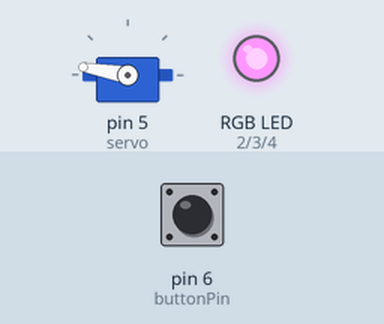
Recording of a sketch running on a simulated Arduino Uno, built with avr-gcc and run on an emulated ATmega328P. Parts: servo, an RGB LED mixed from three pins (HIGH = lit). Inputs (shaded band) come from the test bench; at power-on: pin 6 (buttonPin) LOW.

Above: at 3.3 s.
3.4 s: pin 6 (buttonPin) pulled HIGH for 0.15 s
At 3.57 s:
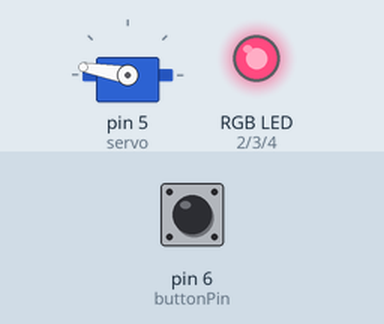
5.1 s: pin 6 (buttonPin) pulled HIGH for 1 s
At 7.4 s:
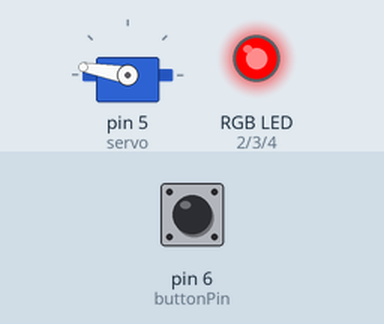
9.1 s: pin 6 (buttonPin) pulled HIGH for 0.15 s
At 10.5 s:
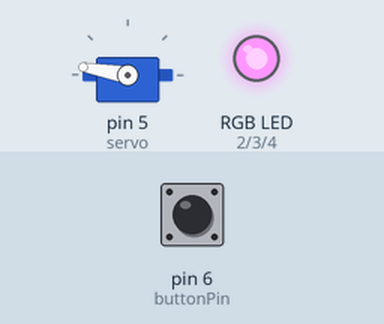
10.8 s: pin 6 (buttonPin) pulled HIGH for 3.2 s
At 12.1 s:
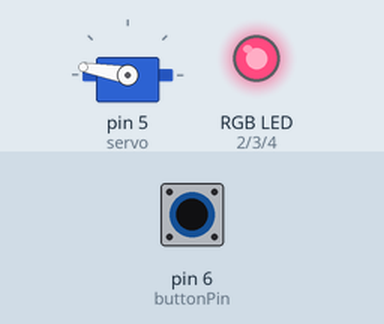
15.5 s: pin 6 (buttonPin) pulled HIGH for 0.15 s
At 16.8 s:
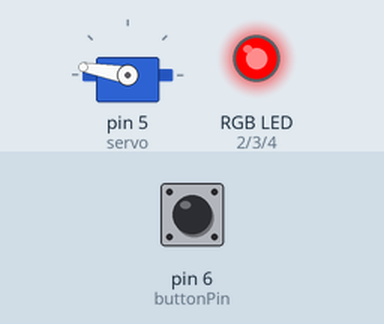
18.6 s: pin 6 (buttonPin) pulsed HIGH 2 times (0.12 s each, 0.3 s apart)
At 20.6 s:
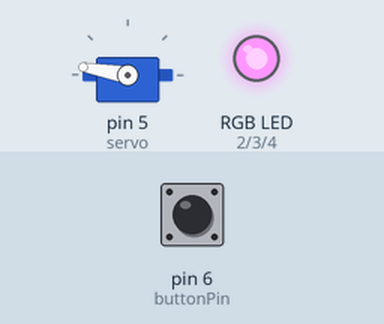
Timing chart, 0 to 22.1 s (numbered marks = the images above; inputs shaded):
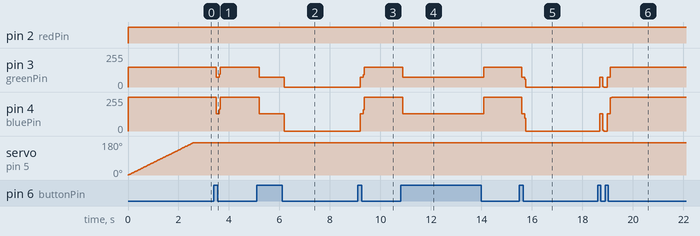

Measured:
- after the input at 3.4 s, pin 3 (greenPin): 150/255 → 74/255 after 0.09 s, → 150/255 0.12 s later; pin 4 (bluePin): 255/255 → 128/255 after 0.09 s, → 255/255 0.12 s later
- after the input at 5.1 s, pin 3 (greenPin): 150/255 → 74/255 after 0.09 s, → 0/255 1.0 s later; pin 4 (bluePin): 255/255 → 128/255 after 0.09 s, → 0/255 1.0 s later
- after the input at 9.1 s, pin 3 (greenPin): 0/255 → 74/255 after 0.09 s, → 150/255 0.12 s later; pin 4 (bluePin): 0/255 → 128/255 after 0.09 s, → 255/255 0.12 s later; servo on pin 5 (servo): stays 170° (without the input it goes to 169° after 1.1 s)
- after the input at 10.8 s, pin 3 (greenPin): 150/255 → 74/255 after 0.09 s, → 150/255 3.2 s later; pin 4 (bluePin): 255/255 → 128/255 after 0.09 s, → 255/255 3.2 s later
- after the input at 15.5 s, pin 3 (greenPin): 150/255 → 74/255 after 0.09 s, → 0/255 0.12 s later; pin 4 (bluePin): 255/255 → 128/255 after 0.09 s, → 0/255 0.12 s later
- after the input at 18.6 s, pin 2 (redPin): stays HIGH (without the input it goes to LOW after 3.7 s); servo on pin 5 (servo): stays 170° (without the input it goes to 169° after 1.1 s)

The sketch:

blue_tomato.ino
```cpp
#include <Servo.h>

// constants - pins
const int redPin = 2;
const int greenPin = 3;
const int bluePin = 4;
const int buttonPin = 6;

// constants - declaring different modes for switch statement
const int swapMode = 1;
const int workMode = 2;
const int breakMode = 3;
const int standbyMode = 4;

// constants - timers
const long workTimer = 4000; // 10 seconds for test
const long swapTimer = 4000; // 2.5 second for test
const long shortBreakTimer = 4000; // 5 seconds for test
const long longBreakTimer = 4000; // 10 seconds for test
unsigned long lastDebounceTime = 0;  // the last time the output pin was toggled
unsigned long debounceDelay = 50;    // the debounce time; increase if the output flickers

// variables
int mode; // stores the current mode
int counter; // counter for checking when it is time for a long break
int pos = 0; // position of servo
int maxPos = 170; // max position of servo
int buttonState;             // the current reading from the input pin
int lastButtonState = LOW;   // the previous reading from the input pin
bool open = false;

Servo servo; // servo variable to attach the servo to a pin

// timestorage
unsigned long previousMillis = 0; // will store last time LED was updated
unsigned long currentMillis; // will store current time

void setup() {
  pinMode(redPin, OUTPUT);
  pinMode(greenPin, OUTPUT);
  pinMode(redPin, OUTPUT);

  pinMode(buttonPin, INPUT);

  servo.attach(5);

  // start in standby mode
  mode = standbyMode;
  counter = 0;
}

void loop() {
  currentMillis = millis();

  // read the state of the switch into a local variable:
  int reading = digitalRead(buttonPin);

  if (reading != lastButtonState) {
    // reset the debouncing timer
    lastDebounceTime = millis();
  }

  if ((millis() - lastDebounceTime) > debounceDelay) {
    // if the button state has changed
    if (reading != buttonState) {
      buttonState = reading;

      // only toggle the mode if the new button state is HIGH
      if (buttonState == HIGH) {
        if(mode == standbyMode){
          mode = swapMode;
          previousMillis = currentMillis;
        }else{
          mode = standbyMode;
        }
      }
    }
  }

  // save the reading.  Next time through the loop,
  // it'll be the lastButtonState
  lastButtonState = reading;

  if (buttonState == HIGH) {
    // reset when starting over
    if(mode == standbyMode){
      open = false;
      mode = swapMode;
      previousMillis = currentMillis;
      counter = 0;
    }else{
      mode = standbyMode;
    }
  }

  switch(mode){
    case standbyMode:
      standby();
      break;
    case swapMode:
      swap();
      break;
    case workMode:
      work();
      break;
    case breakMode:
      break_();
      break;
  }
}

void setColor(int red, int green, int blue)
{
  #ifdef COMMON_ANODE
  red = 255 - red;
  green = 255 - green;
  blue = 255 - blue;
  #endif
  analogWrite(redPin, red);
  analogWrite(greenPin, green);
  analogWrite(bluePin, blue);
}

void standby(){
  setColor(150, 150, 150);

  // open when standing by and position of the servo is not already in the right spot
  if(pos != maxPos){
    for (pos = 0; pos <= maxPos; pos += 1) { // goes from 0 degrees to 170 degrees
      servo.write(pos); // tell servo to go to position in variable 'pos'
      delay(15);
    }
    pos = maxPos;
  }
}

void swap(){
  setColor(255, 0, 0); // red light
  if (currentMillis - previousMillis >= swapTimer) {
    // save the last time you blinked the LED
    previousMillis = currentMillis;

    mode = workMode;

    // at the end of swap mode close
    for (pos = maxPos; pos >= 0; pos -= 1) { // goes from 180 degrees to 0 degrees
      servo.write(pos); // tell servo to go to position in variable 'pos'
      delay(15);
    }
    pos = 0;
  }
}

void work(){
  setColor(0, 213, 255); // 480 nm blue light
  if (currentMillis - previousMillis >= workTimer) {
    // save the last time you blinked the LED
    previousMillis = currentMillis;

    counter++;
    mode = breakMode;


    // at the end of work mode open
    for (pos = 0; pos <= maxPos; pos += 1) { // goes from 0 degrees to 180 degrees
      servo.write(pos); // tell servo to go to position in variable 'pos'
      delay(15);
    }
    pos = 180;
  }
}

void break_(){ // "break_" because "break" is a reserved keyword for switch statements
  setColor(0, 255, 0); // green light

  if(counter == 4){
    if (currentMillis - previousMillis >= longBreakTimer) {
      // save the last time you blinked the LED
      previousMillis = currentMillis;
      mode = swapMode;
      counter = 0;
    }
  }else{
    if (currentMillis - previousMillis >= shortBreakTimer) {
      // save the last time you blinked the LED
      previousMillis = currentMillis;
      mode = swapMode;
    }
  }
}
```
